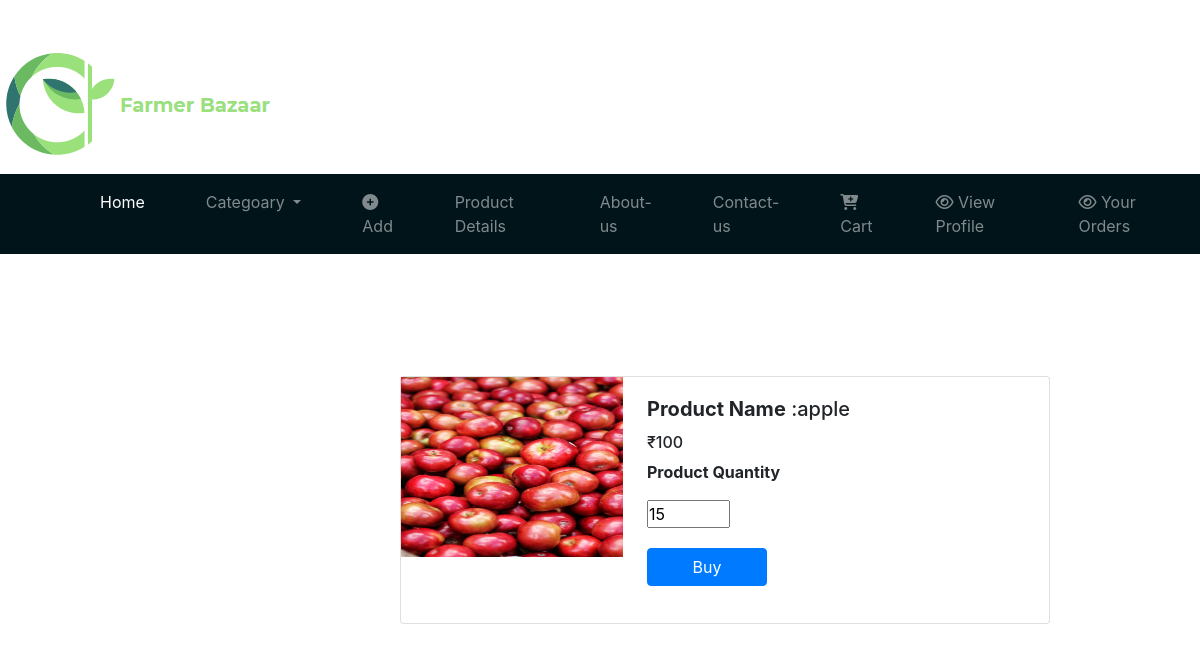
The page /Farmer_direct_verify.php?id=43 (signed in) on the database its author committed.
### tables this page shows
CREATE TABLE `direct_buy` (
  `id` int(11) NOT NULL,
  `product_id` int(11) NOT NULL,
  `type` varchar(255) NOT NULL,
  `name` varchar(255) NOT NULL,
  `image` varchar(255) NOT NULL,
  `price` varchar(255) NOT NULL,
  `quantity` varchar(255) NOT NULL,
  `p_quantity` varchar(255) NOT NULL,
  `username` varchar(255) NOT NULL,
  `progress` int(11) NOT NULL
);

### Farmer_direct_verify.php (the view, shortened to what this page needs)
<!DOCTYPE html>
<html>
<head>
    <link rel="stylesheet" href="https://stackpath.bootstrapcdn.com/bootstrap/4.5.2/css/bootstrap.min.css">
    <link rel="stylesheet" href="https://maxcdn.bootstrapcdn.com/bootstrap/4.0.0/css/bootstrap.min.css">
    <link rel="stylesheet" href="https://cdnjs.cloudflare.com/ajax/libs/font-awesome/4.7.0/css/font-awesome.min.css">
</head>
<body >
  <br><br>
  <div class="cnt">
    <div class="img-11" style="height: 30px; width:100px;">
      <img src="Images/logo3.png">
    </div>
</div>
<br><br><br><br>
<nav class="navbar navbar-expand-lg navbar-dark bg-dark" >
  <div class="container-fluid">
    <div class="collapse navbar-collapse" id="navbarSupportedContent" >
      <ul class="navbar-nav me-auto mb-2 mb-lg-0 ">
        <li class="nav-item">
          <a class="nav-link active" aria-current="page" href="Farmer_Home_Page.php">Home</a>
        </li>
        <li class="nav-item dropdown">
          <a class="nav-link dropdown-toggle" href="#" id="navbarDropdown" role="button" data-bs-toggle="dropdown" aria-expanded="false">
           Categoary
          </a>
        </li>
        <li class="nav-item">
          <a class="nav-link" href="AddProduct.php"><i class="fa fa-plus-circle" aria-hidden="true"></i> Add</a>
        </li>
        <li class="nav-item">
          <a class="nav-link" href="AddedProduct.php">Product Details</a>
        </li>
        <li class="nav-item">
          <a class="nav-link" href="Farmer-aboutus.php">About-us</a>
        </li>
        <li class="nav-item">
          <a class="nav-link" href="Farmer-contactus.php">Contact-us</a>
        </li>
        <li class="nav-item">
          <a class="nav-link" href="Farmer_Mycart.php"><i class="fa fa-cart-plus" aria-hidden="true"></i> Cart</a>
        </li>
        <li class="nav-item">
          <a class="nav-link" href="Farmer_Profile.php"><i class="fa fa-eye" aria-hidden="true"></i> View Profile</a>
        </li>
        <li class="nav-item">
          <a class="nav-link" href="F_Your_order.php"><i class="fa fa-eye" aria-hidden="true"> </i>  Your Orders</a>
        </li>
              </ul>
    </div>
  </div>
</nav>
<br><br><br>
  <?php
  $id=$_GET['id'];
  $con =mysqli_connect("localhost","root","","login1");
  $sql ="SELECT `id`, `product_id`, `type`, `name`, `image`, `price`, `quantity`, `p_quantity`, `username` FROM `direct_buy` WHERE product_id= $id";
  $result =mysqli_query($con,$sql);
  $res = mysqli_fetch_array($result);
     ?>
<section class="bCards">
  <form action="Farmer_direct_buy_progress.php?id=<?php echo $id ;?>" method="POST">
    <div class="card mb-3 cardHover" style="max-width: 650px;">
  <div class="row g-0  ">
    <div class="col-md-4">
          <img src="<?php echo $res['image'] ?>" height="200px;" width="450px;"  class="cardImg">
    </div>
    <div class="col-md-8">
      <div class="card-body">
        <h5 class="card-title"><b>Product Name</b> :<?php echo $res['name'] ?></h5>
        <h6> &#8377;<?php echo $res['price'];  ?></h6>
        <p class="card-text"><b>Product Quantity</b></p>
        <input type="number"  id="quantity"name="quantity" min="0" max="50" value="<?php echo $res['p_quantity']; ?>" onchange="updateQ(this.value,<?php echo $res['product_id']; ?>,<?php echo $res['quantity'] ?>);"/><br>
      </div>
       <button class="btn btn-primary" id="buy" style="width:120px ;">Buy</button>
    </div>
  </div>
</div>
</form>
</section>
</body>
</html>

### Farmer_direct_verify.php (style rules this page uses)
.navbar { background-color: #00141a!important; }
.nav-link { margin-left:45px; }
.btn { margin-left: 20px; margin-right: 10px; }
* { padding: 0; margin: 0; box-sizing: border-box; }
.bCards { margin-top: 50px ; padding-left: 400px; }
.cardImg { height: 180px; width: 222px; }
.cardHover { transition: .5s; }
.active { color: var(--pink); border-color: pink; }

### rows shown on the page
direct_buy: image (picture), name "apple", price "100", quantity "15"
